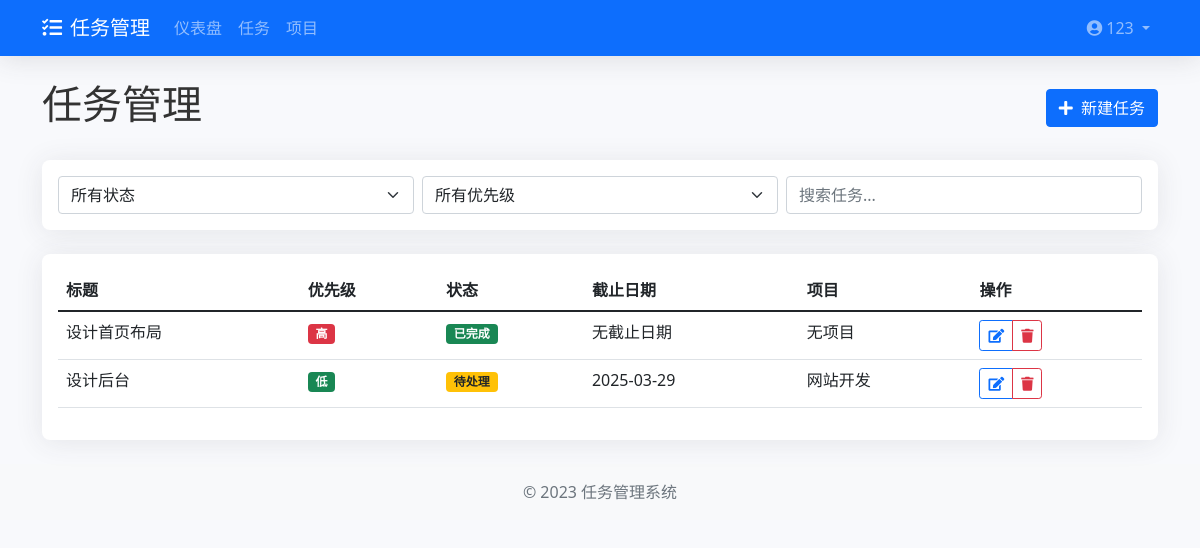
The page /tasks (signed in) on the database its author committed.
### models.py (models this page shows, shortened)
class Task(db.Model):
    id = db.Column(db.Integer, primary_key=True)
    title = db.Column(db.String(100), nullable=False)
    description = db.Column(db.Text)
    status = db.Column(db.String(20), default='pending')  # pending, in_progress, completed
    priority = db.Column(db.String(20), default='medium')  # low, medium, high
    due_date = db.Column(db.Date)
    created_at = db.Column(db.DateTime, default=datetime.utcnow)
    updated_at = db.Column(db.DateTime, default=datetime.utcnow, onupdate=datetime.utcnow)
    creator_id = db.Column(db.Integer, db.ForeignKey('user.id'), nullable=False)
    assignee_id = db.Column(db.Integer, db.ForeignKey('user.id'))
    project_id = db.Column(db.Integer, db.ForeignKey('project.id'))

class Project(db.Model):
    id = db.Column(db.Integer, primary_key=True)
    name = db.Column(db.String(100), nullable=False)
    description = db.Column(db.Text)
    created_at = db.Column(db.DateTime, default=datetime.utcnow)
    updated_at = db.Column(db.DateTime, default=datetime.utcnow, onupdate=datetime.utcnow)
    owner_id = db.Column(db.Integer, db.ForeignKey('user.id'), nullable=False)
    tasks = db.relationship('Task', backref='project', lazy=True)
    members = db.relationship('User', secondary=project_members, lazy='subquery',
                              backref=db.backref('projects', lazy=True))

### app.py (the view, shortened to what this page needs)
@app.route('/tasks', methods=['GET', 'POST'])
def tasks():
    if 'user_id' not in session:
        flash('请先登录！', 'warning')
        return redirect(url_for('login'))
    user = User.query.get(session['user_id'])
    tasks = Task.query.filter_by(assignee_id=user.id).order_by(Task.due_date).all()
    projects = Project.query.join(project_members).filter(project_members.c.user_id == user.id).all()
    return render_template('dashboard/tasks.html', tasks=tasks, projects=projects)

### templates/dashboard/tasks.html (shortened to what this page needs)
{% extends 'base.html' %}
{% block content %}
<div class="tasks-container">
    <div class="d-flex justify-content-between align-items-center mb-4">
        <h1>任务管理</h1>
        <button type="button" class="btn btn-primary" data-bs-toggle="modal" data-bs-target="#newTaskModal">
            <i class="fas fa-plus me-1"></i> 新建任务
        </button>
    </div>
    <div class="card mb-4">
        <div class="card-body">
            <div class="row g-2">
                <div class="col-md-4">
                    <select class="form-select" id="statusFilter">
                        <option value="all">所有状态</option>
                    </select>
                </div>
                <div class="col-md-4">
                    <select class="form-select" id="priorityFilter">
                        <option value="all">所有优先级</option>
                    </select>
                </div>
                <div class="col-md-4">
                    <input type="text" class="form-control" id="searchTask" placeholder="搜索任务...">
                </div>
            </div>
        </div>
    </div>
    <div class="card">
        <div class="card-body">
            {% if tasks %}
            <div class="table-responsive">
                <table class="table table-hover" id="taskTable">
                    <thead>
                        <tr>
                            <th>标题</th>
                            <th>优先级</th>
                            <th>状态</th>
                            <th>截止日期</th>
                            <th>项目</th>
                            <th>操作</th>
                        </tr>
                    </thead>
                    <tbody>
                        {% for task in tasks %}
                        <tr class="task-row" data-status="{{ task.status }}" data-priority="{{ task.priority }}">
                            <td>{{ task.title }}</td>
                            <td>
                                <span
                                    class="badge {% if task.priority == 'high' %}bg-danger{% elif task.priority == 'medium' %}bg-warning text-dark{% else %}bg-success{% endif %}">
                                    {{ {'high': '高', 'medium': '中', 'low': '低'}[task.priority] }}
                                </span>
                            </td>
                            <td>
                                <span
                                    class="badge {% if task.status == 'completed' %}bg-success{% elif task.status == 'in_progress' %}bg-info{% else %}bg-warning text-dark{% endif %}">
                                    {{ {'completed': '已完成', 'in_progress': '进行中', 'pending': '待处理'}[task.status] }}
                                </span>
                            </td>
                            <td>{{ task.due_date.strftime('%Y-%m-%d') if task.due_date else '无截止日期' }}</td>
                            <td>{{ task.project.name if task.project else '无项目' }}</td>
                            <td>
                                <div class="btn-group btn-group-sm">
                                    <button type="button" class="btn btn-outline-primary edit-task"
                                        data-bs-toggle="modal" data-bs-target="#editTaskModal"
                                        data-task-id="{{ task.id }}">
                                        <i class="fas fa-edit"></i>
                                    </button>
                                    <button type="button" class="btn btn-outline-danger delete-task"
                                        data-bs-toggle="modal" data-bs-target="#deleteTaskModal"
                                        data-task-id="{{ task.id }}">
                                        <i class="fas fa-trash"></i>
                                    </button>
                                </div>
                            </td>
                        </tr>
                        {% endfor %}
                    </tbody>
                </table>
            </div>
            {% else %}
            <p class="text-center">暂无任务，点击"新建任务"按钮创建</p>
            {% endif %}
        </div>
    </div>
</div>
{% endblock %}

### static/css/style.css (style rules this page uses)
body { font-family: 'Segoe UI', Roboto, 'Helvetica Neue', Arial, sans-serif; background-color: #f8f9fc; color: #333; }
.card { border: none; border-radius: 8px; box-shadow: 0 0.15rem 1.75rem 0 rgba(58, 59, 69, 0.1); margin-bottom: 20px; }
.dashboard-container, .tasks-container, .projects-container { margin-top: 20px; }

### rows shown on the page
Task: title "设计首页布局", priority "高", status "已完成", due_date "无截止日期", project "无项目"
Task: title "设计后台", priority "低", status "待处理", due_date "2025-03-29", project "网站开发"

### other values the page prints
{{ session.get('username', '用户') }} "123"
